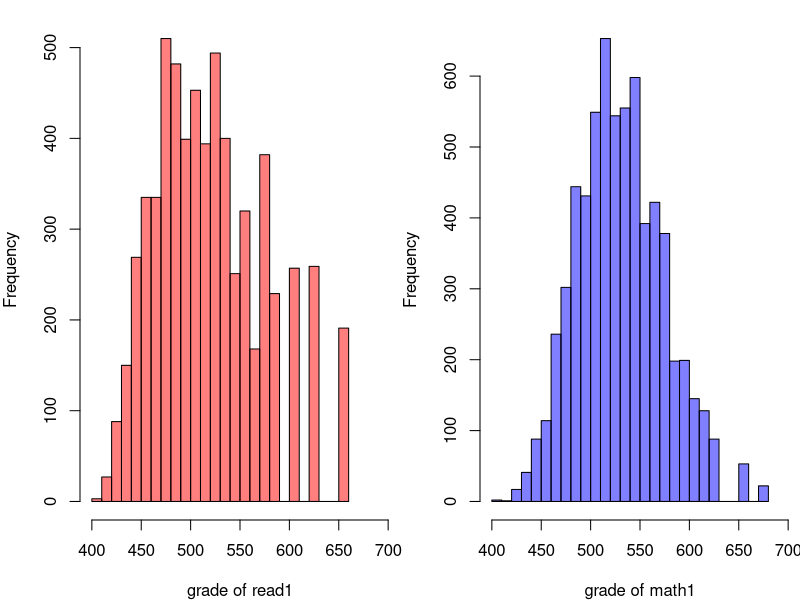
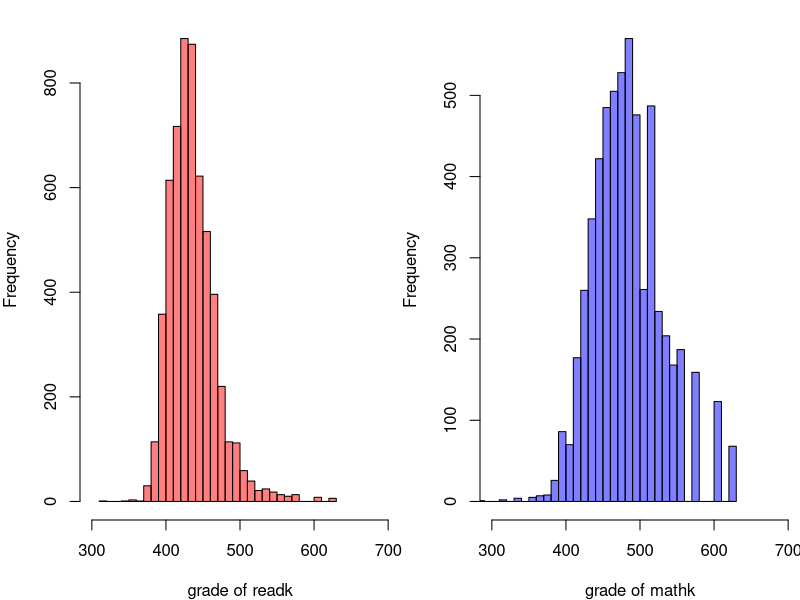
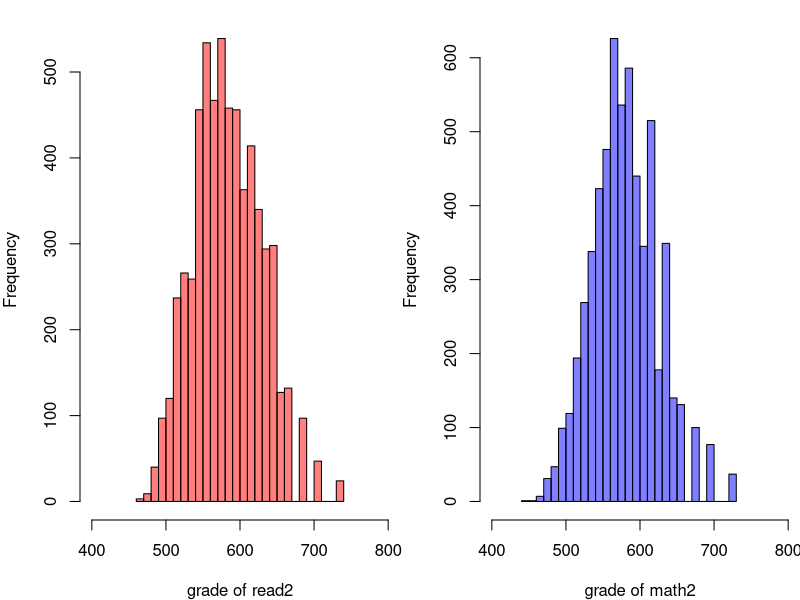
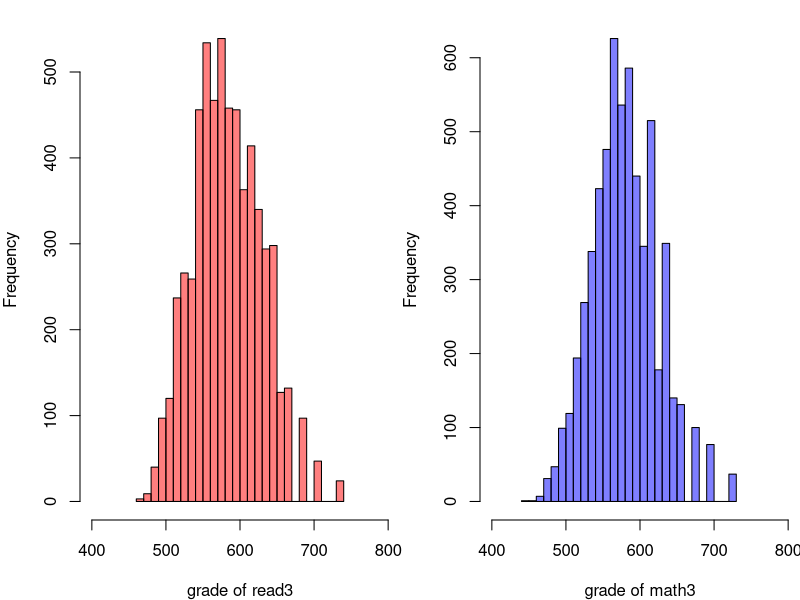
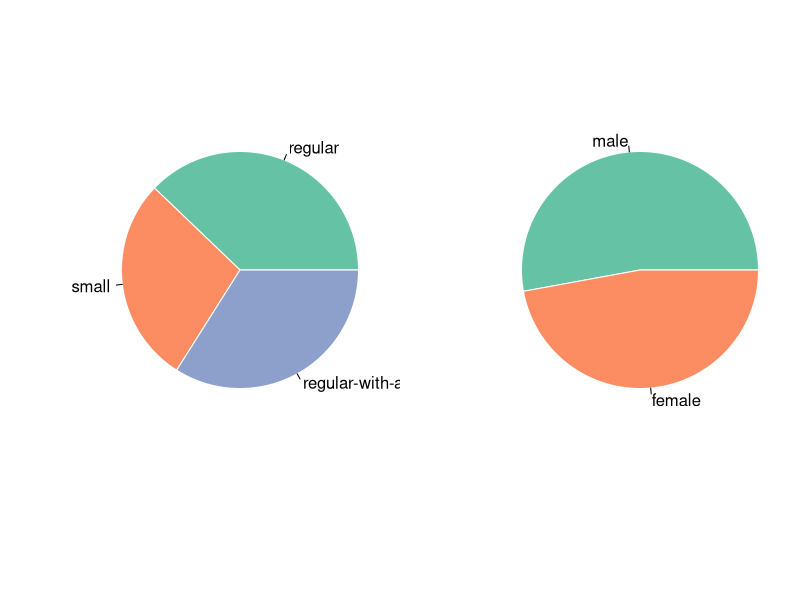
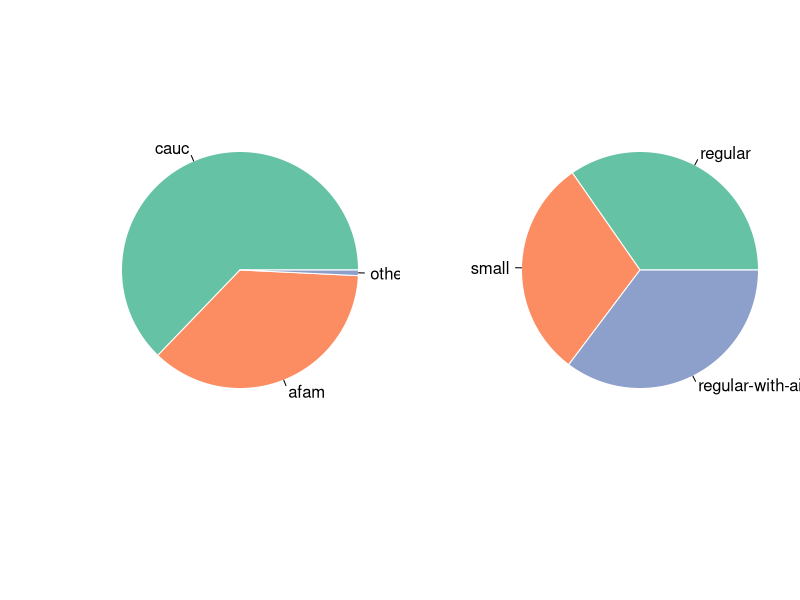
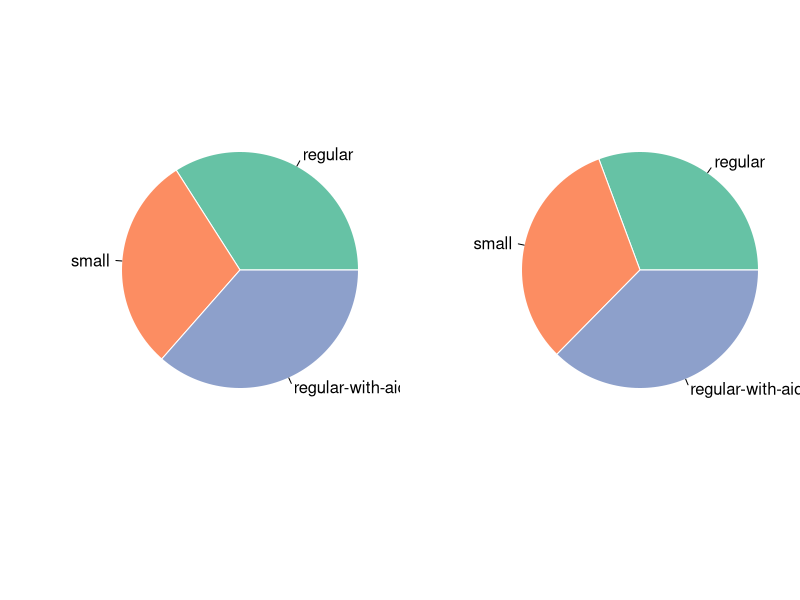
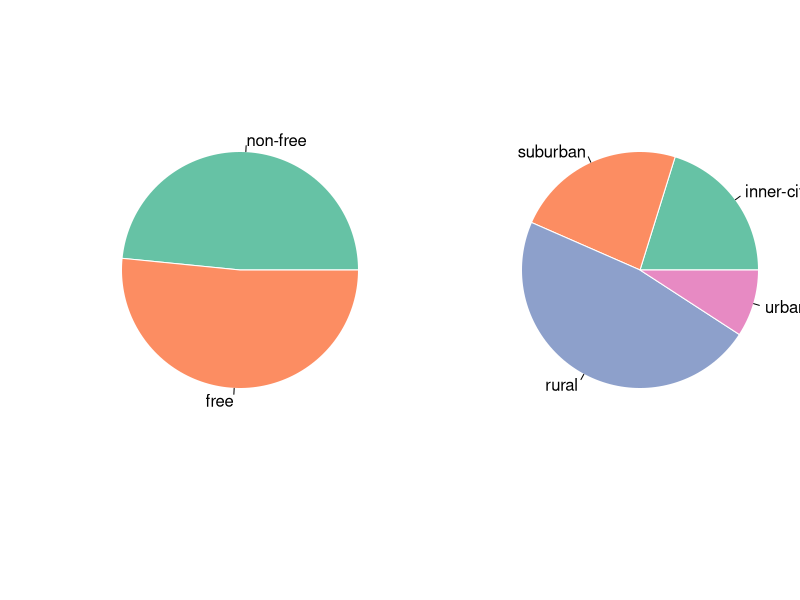

Write the R code that produced these figures, in order.
## ---- chunk 1
library(AER)
data("STAR")
#appendix
sapply(STAR,class)
sapply(STAR,summary)
## ---- chunk 2
par(mfrow=c(1,2),mar=c(4,4,1,0))
hist(STAR$read1, breaks=30 , xlim=c(400,700) , col=rgb(1,0,0,0.5) , xlab="grade of read1", main="")
hist(STAR$math1, breaks=30 , xlim=c(400,700) , col=rgb(0,0,1,0.5) , xlab="grade of math1", main="")


#appendix
# for k 
par(mfrow=c(1,2),mar=c(4,4,1,0))
hist(STAR$readk, breaks=30 , xlim=c(300,700) , col=rgb(1,0,0,0.5) , xlab="grade of readk", main="" )
hist(STAR$mathk, breaks=30 , xlim=c(300,700) , col=rgb(0,0,1,0.5) , xlab="grade of mathk", main="")
# for 2
par(mfrow=c(1,2),mar=c(4,4,1,0))
hist(STAR$read2, breaks=30 , xlim=c(400,800) , col=rgb(1,0,0,0.5) , xlab="grade of read2", main="" )
hist(STAR$math2, breaks=30 , xlim=c(400,800) , col=rgb(0,0,1,0.5) , xlab="grade of math2", main="")
#for 3
par(mfrow=c(1,2),mar=c(4,4,1,0))
hist(STAR$read2, breaks=30 , xlim=c(400,800) , col=rgb(1,0,0,0.5) , xlab="grade of read3", main="" )
hist(STAR$math2, breaks=30 , xlim=c(400,800) , col=rgb(0,0,1,0.5) , xlab="grade of math3", main="")
## ---- chunk 3
library(RColorBrewer)
myPalette <- brewer.pal(6, "Set2") 

pie(table(STAR$star1), labels = c("regular","small","regular-with-aide"), border="white", col=myPalette )

#appendix
#for gender
pie(table(STAR$gender), labels = c("male","female"), border="white", col=myPalette )
#for ethnicity
pie(c(table(STAR$ethnicity)[[1]],table(STAR$ethnicity)[[2]],sum(table(STAR$ethnicity)[[3]]+table(STAR$ethnicity)[[4]]+table(STAR$ethnicity)[[5]]+table(STAR$ethnicity)[[6]])), labels = c("cauc", "afam", "other"), border="white", col=myPalette)
#for birth

#for stark
pie(table(STAR$stark), labels = c("regular","small","regular-with-aide"), border="white", col=myPalette )
#for star2
pie(table(STAR$star2), labels = c("regular","small","regular-with-aide"), border="white", col=myPalette )
#for star3
pie(table(STAR$star3), labels = c("regular","small","regular-with-aide"), border="white", col=myPalette )
#for lunch1
pie(table(STAR$lunch1), labels = c("non-free","free"), border="white", col=myPalette )
#for school1
pie(table(STAR$school1), labels = c("inner-city","suburban","rural", "urban"), border="white", col=myPalette )
#for degree1 
pie(table(STAR$degree1), labels = c("bachelor","master","specialist", "phd"), border="white", col=myPalette )
#for ladder1
pie(table(STAR$ladder1), labels = c("level1","level2","level3", "apprentice", "probation", "notladder"), border="white", col=myPalette )
#for tethnicity1
pie(table(STAR$tethnicity1), labels = c("cauc","afam"), border="white", col=myPalette )
## ---- chunk 4
library(ggplot2)
ggplot(na.omit(STAR), aes(x=star1, y=math1)) + 
    geom_boxplot(fill="slateblue", alpha=0.2) + 
    xlab("STAR type")

#appendix 
#star1 for read1
ggplot(na.omit(STAR), aes(x=star1, y=read1)) + 
    geom_boxplot(fill="slateblue", alpha=0.2) + 
    xlab("STAR type")
#stark for readk
ggplot(na.omit(STAR), aes(x=stark, y=readk)) + 
    geom_boxplot(fill="slateblue", alpha=0.2) + 
    xlab("STAR type")
#stark for mathk
ggplot(na.omit(STAR), aes(x=stark, y=mathk)) + 
    geom_boxplot(fill="slateblue", alpha=0.2) + 
    xlab("STAR type")
#star2 for read2
ggplot(na.omit(STAR), aes(x=star2, y=read2)) + 
    geom_boxplot(fill="slateblue", alpha=0.2) + 
    xlab("STAR type")
#star2 for math2
ggplot(na.omit(STAR), aes(x=star2, y=math2)) + 
    geom_boxplot(fill="slateblue", alpha=0.2) + 
    xlab("STAR type")
#star3 for read3
ggplot(na.omit(STAR), aes(x=star3, y=read3)) + 
    geom_boxplot(fill="slateblue", alpha=0.2) + 
    xlab("STAR type")
#star3 for read3
ggplot(na.omit(STAR), aes(x=star3, y=math3)) + 
    geom_boxplot(fill="slateblue", alpha=0.2) + 
    xlab("STAR type")
## ---- chunk 5
library(ggplot2)
#gender
ggplot(na.omit(STAR), aes(x=gender, y=math1)) + 
    geom_boxplot(fill="slateblue", alpha=0.2) + 
    xlab("gender")
#ethnicity
ggplot(na.omit(STAR), aes(x=ethnicity, y=math1)) + 
    geom_boxplot(fill="slateblue", alpha=0.2) + 
    xlab("ethnicity")
#lunch1
ggplot(na.omit(STAR), aes(x=lunch1, y=math1)) + 
    geom_boxplot(fill="slateblue", alpha=0.2) + 
    xlab("lunch1")
#school1
ggplot(na.omit(STAR), aes(x=school1, y=math1)) + 
    geom_boxplot(fill="slateblue", alpha=0.2) + 
    xlab("school1")
#degree1
ggplot(na.omit(STAR), aes(x=degree1, y=math1)) + 
    geom_boxplot(fill="slateblue", alpha=0.2) + 
    xlab("degree1")
#ladder1
ggplot(na.omit(STAR), aes(x=ladder1, y=math1)) + 
    geom_boxplot(fill="slateblue", alpha=0.2) + 
    xlab("ladder1")
#tethnicity1
ggplot(na.omit(STAR), aes(x=tethnicity1, y=math1)) + 
    geom_boxplot(fill="slateblue", alpha=0.2) + 
    xlab("tethnicity1")
